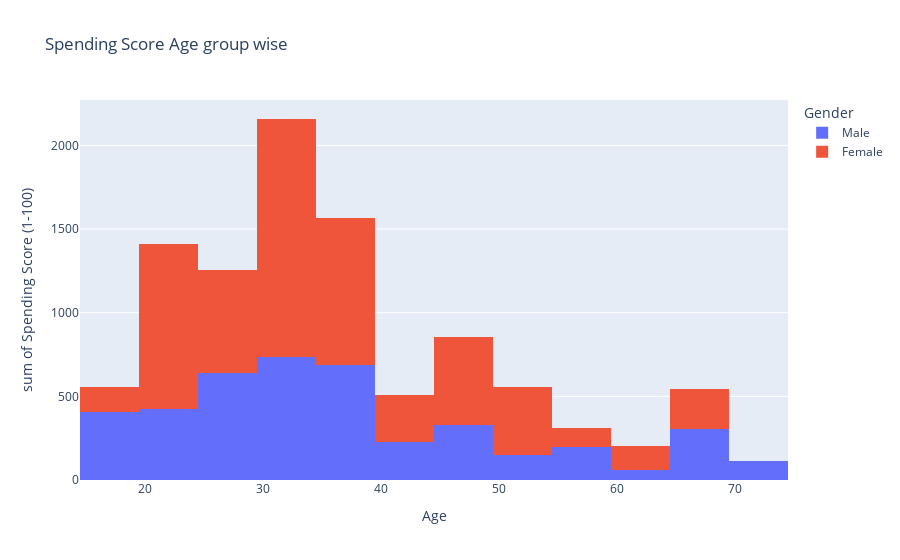

The notebook cell this image was saved under:
### Markdown cell above
### 4.4 Let's see which age Group Spends The most

### Code cell
fig5 = px.histogram(df,x='Age',y='Spending Score (1-100)',color='Gender',nbins=15,title='Spending Score Age group wise')
fig5.show()

### Figure 1 — Plotly figure (JSON) as saved in the notebook; plotly's stock layout.template omitted (floating-point values rounded to 4 significant figures)
{"data": [{"alignmentgroup": "True", "bingroup": "x", "histfunc": "sum", "hovertemplate": "Gender=Male<br>Age=%{x}<br>sum of Spending Score (1-100)=%{y}<extra></extra>", "legendgroup": "Male", "marker": {"color": "#636efa", "pattern": {"shape": ""}}, "name": "Male", "nbinsx": 15, "offsetgroup": "Male", "orientation": "v", "showlegend": true, "type": "histogram", "x": [19, 21, 64, 67, 37, 22, 20, 52, 35, 25, 31, 29, 35, 60, 53, 18, 24, 48, 33, 59, 47, 69, 53, 70, 19, 63, 18, 19, 70, 59, 26, 40, 57, 38, 67, 48, 18, 48, 24, 48, 20, 67, 26, 49, 54, 68, 66, 65, 19, 27, 39, 43, 40, 59, 38, 47, 39, 20, 32, 19, 32, 25, 28, 48, 34, 43, 39, 37, 34, 19, 50, 42, 32, 40, 28, 36, 36, 58, 27, 59, 35, 46, 30, 28, 33, 32, 32, 30], "xaxis": "x", "y": [39, 81, 3, 14, 13, 79, 66, 29, 35, 73, 73, 82, 61, 4, 4, 92, 92, 36, 60, 60, 41, 46, 46, 56, 55, 51, 59, 59, 55, 47, 54, 48, 51, 55, 41, 46, 41, 49, 52, 42, 49, 59, 55, 56, 46, 43, 48, 52, 46, 56, 91, 35, 95, 11, 75, 9, 75, 5, 73, 10, 93, 12, 97, 36, 90, 17, 88, 1, 1, 5, 26, 20, 63, 13, 75, 10, 92, 15, 69, 14, 90, 15, 97, 68, 8, 74, 18, 83], "yaxis": "y"}, {"alignmentgroup": "True", "bingroup": "x", "histfunc": "sum", "hovertemplate": "Gender=Female<br>Age=%{x}<br>sum of Spending Score (1-100)=%{y}<extra></extra>", "legendgroup": "Female", "marker": {"color": "#EF553B", "pattern": {"shape": ""}}, "name": "Female", "nbinsx": 15, "offsetgroup": "Female", "orientation": "v", "showlegend": true, "type": "histogram", "x": [20, 23, 31, 22, 35, 23, 30, 35, 58, 24, 35, 35, 46, 54, 45, 40, 23, 21, 49, 21, 42, 30, 36, 20, 65, 31, 49, 24, 50, 27, 29, 31, 49, 31, 50, 51, 27, 67, 54, 43, 68, 32, 47, 60, 60, 45, 23, 49, 46, 21, 55, 22, 34, 50, 68, 40, 32, 47, 27, 23, 49, 21, 66, 19, 38, 18, 19, 63, 49, 51, 50, 38, 40, 23, 31, 25, 31, 29, 44, 35, 57, 28, 32, 32, 34, 44, 38, 47, 27, 30, 30, 56, 29, 31, 36, 33, 36, 52, 30, 37, 32, 29, 41, 54, 41, 36, 34, 32, 38, 47, 35, 45], "xaxis": "x", "y": [6, 77, 40, 76, 6, 94, 72, 99, 15, 77, 35, 98, 5, 14, 32, 31, 87, 73, 14, 81, 17, 73, 26, 75, 35, 61, 28, 65, 55, 47, 42, 42, 52, 54, 45, 50, 51, 52, 59, 50, 48, 47, 42, 49, 56, 53, 52, 42, 44, 57, 58, 55, 60, 46, 55, 40, 42, 47, 50, 41, 48, 42, 50, 54, 42, 48, 50, 43, 59, 43, 57, 40, 58, 29, 77, 34, 71, 88, 7, 72, 5, 40, 87, 74, 22, 20, 76, 16, 89, 78, 73, 35, 83, 93, 75, 95, 27, 13, 86, 32, 86, 88, 39, 24, 17, 85, 23, 69, 91, 16, 79, 28], "yaxis": "y"}], "layout": {"barmode": "relative", "legend": {"title": {"text": "Gender"}, "tracegroupgap": 0}, "title": {"text": "Spending Score Age group wise"}, "xaxis": {"anchor": "y", "domain": [0, 1], "title": {"text": "Age"}}, "yaxis": {"anchor": "x", "domain": [0, 1], "title": {"text": "sum of Spending Score (1-100)"}}}}
